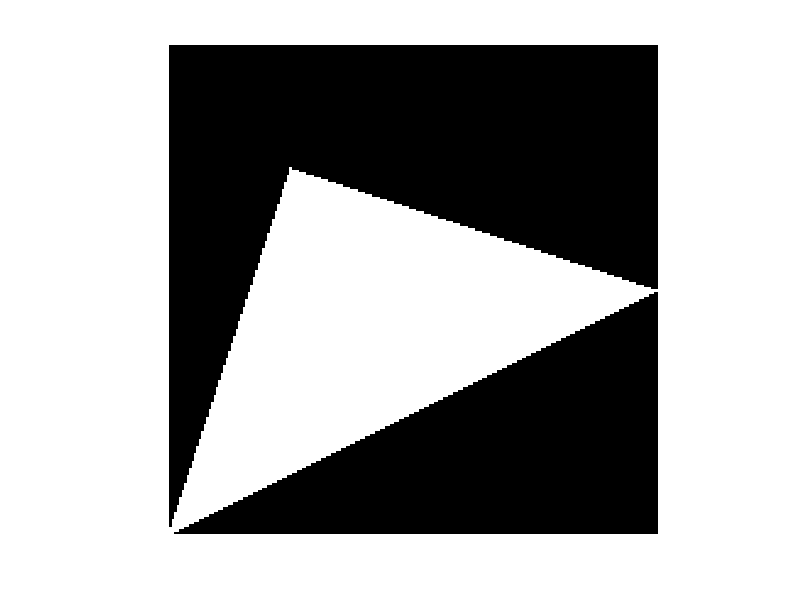

MATLAB code for this plot:
clear ;
v1=[0,0];v2=[50,150];v3=[200,100];
sp=[1,1]; % starting point of traversal
%Exy=(x-X)dY - (y-Y)dX;
%initial edge function value
dY12=v2(2)-v1(2);dX12=v2(1)-v1(1);
Exyi12=(sp(1)-v2(1))*dY12-(sp(2)-v2(2))*dX12;
dY23=v3(2)-v2(2);dX23=v3(1)-v2(1);
Exyi23=(sp(1)-v3(1))*dY23-(sp(2)-v3(2))*dX23;
dY31=v1(2)-v3(2);dX31=v1(1)-v3(1);
Exyi31=(sp(1)-v1(1))*dY31-(sp(2)-v1(2))*dX31;
%Ei ( x + l , y) = Ei(x, y) + dYi,
%Ei ( x - 1 , y) = Ei(x, y) - dYi,
%Ei (x, y + l ) = Ei(x, y) - dXi,
%Ei (x, y - l ) = Ei(x, y) + dXi,
n=200; 
im12=zeros(n,n); im12(1,1)=Exyi12;
im23=zeros(n,n); im23(1,1)=Exyi23;
im31=zeros(n,n); im31(1,1)=Exyi31;
imactual=zeros(n,n);
%i=1;j=1;
count=0;
for i=1:n
    for j=1:n
    im12(i,j+1)=im12(i,j) + dY12;
	im23(i,j+1)=im23(i,j) + dY23;
	im31(i,j+1)=im31(i,j) + dY31;
	%i=i+1; 
    count=count+1;
    end
    j=1;
    im12(i+1,j)=im12(i,j) - dX12;
	im23(i+1,j)=im23(i,j) - dX23 ;
	im31(i+1,j)=im31(i,j) - dX31 ;
	%j=j+1;
	end

for y=1:n
		for x=1:n
            if(im12(x,y)>=0 && im23(x,y)>=0 && im31(x,y)>=0)
            imactual(x,y)=1;
            else
            imactual(x,y)=0;
            end
		end
end

imud=flipud(imactual);
imshow(imud);		

